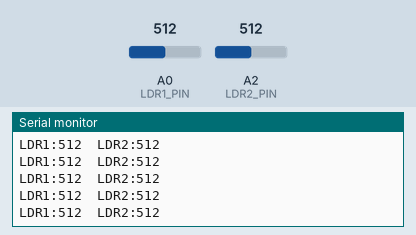
Recording of a sketch running on a simulated Arduino Uno, built with avr-gcc and run on an emulated ATmega328P. On the bench: the last lines printed to the serial monitor. The test bench sets the inputs (shaded band); at power-on: A0 (LDR1_PIN) = 512, A2 (LDR2_PIN) = 512.

Above: at 1.2 s.
1.3 s: A0 (LDR1_PIN) set to 716
At 1.31 s:
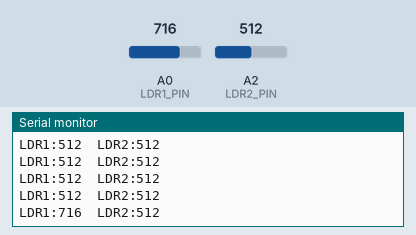
2.8 s: A2 (LDR2_PIN) set to 716
At 2.82 s:
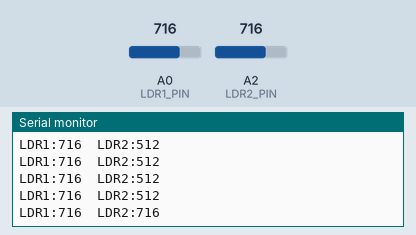
4.3 s: A0 (LDR1_PIN) set to 900
At 4.33 s:
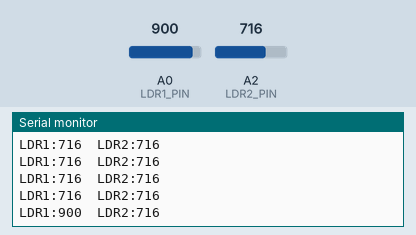
5.8 s: A2 (LDR2_PIN) set to 900
At 5.84 s:
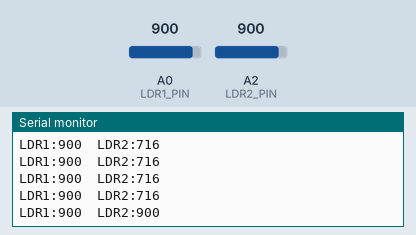
Timing chart, 0 to 8.3 s (numbered marks = the images above; inputs shaded):
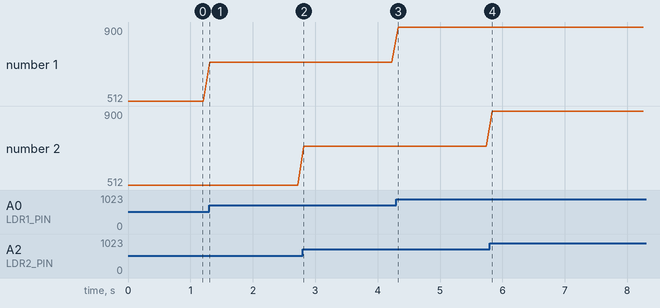

Measured:
- after the input at 1.3 s, the serial monitor: prints a new line at once (image 1)
- after the input at 2.8 s, the serial monitor: prints a new line at once (image 2)
- after the input at 4.3 s, the serial monitor: prints a new line at once (image 3)
- after the input at 5.8 s, the serial monitor: prints a new line at once (image 4)
- plotted number 1: 512 → 716 after the input at 1.3 s, 716 → 900 after the input at 4.3 s

The sketch:

LDRTest.ino
```cpp
// Pin definitions
#define LDR1_PIN A0
#define LDR2_PIN A2

void setup() {
  Serial.begin(9600);
}

void loop() {
  // Read LDR pins
  int ldr1 = analogRead(LDR1_PIN);
  int ldr2 = analogRead(LDR2_PIN);

  // Output readings
  Serial.print("LDR1:");
  Serial.print(ldr1);
  Serial.print("\tLDR2:");
  Serial.println(ldr2);

  delay(100);
}
```
